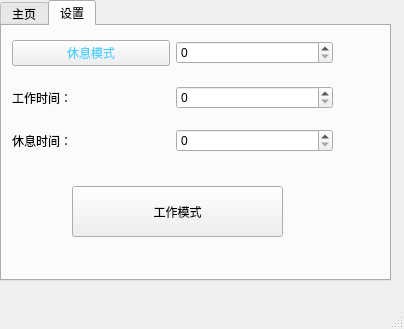
<?xml version="1.0" encoding="UTF-8"?>
<ui version="4.0">
 <class>MainWindow</class>
 <widget class="QMainWindow" name="MainWindow">
  <property name="geometry">
   <rect>
    <x>0</x>
    <y>0</y>
    <width>404</width>
    <height>329</height>
   </rect>
  </property>
  <property name="windowTitle">
   <string>TmtAram</string>
  </property>
  <widget class="QWidget" name="centralwidget">
   <widget class="QTabWidget" name="tabWidget">
    <property name="geometry">
     <rect>
      <x>0</x>
      <y>0</y>
      <width>391</width>
      <height>281</height>
     </rect>
    </property>
    <property name="currentIndex">
     <number>1</number>
    </property>
    <widget class="QWidget" name="tab">
     <attribute name="title">
      <string>主页</string>
     </attribute>
     <widget class="QWidget" name="gridLayoutWidget">
      <property name="geometry">
       <rect>
        <x>0</x>
        <y>0</y>
        <width>331</width>
        <height>181</height>
       </rect>
      </property>
      <layout class="QGridLayout" name="gridLayout">
       <item row="0" column="0">
        <widget class="QLabel" name="showtime">
         <property name="styleSheet">
          <string notr="true">font: 18pt &quot;Microsoft YaHei UI&quot;;
font: 36pt &quot;Microsoft YaHei UI&quot;;</string>
         </property>
         <property name="text">
          <string>TextLabel</string>
         </property>
        </widget>
       </item>
       <item row="0" column="1">
        <widget class="QSpinBox" name="cintime"/>
       </item>
       <item row="1" column="1">
        <widget class="QPushButton" name="StartButton">
         <property name="text">
          <string>开始</string>
         </property>
        </widget>
       </item>
      </layout>
     </widget>
    </widget>
    <widget class="QWidget" name="tab_2">
     <attribute name="title">
      <string>设置</string>
     </attribute>
     <widget class="QWidget" name="gridLayoutWidget_2">
      <property name="geometry">
       <rect>
        <x>10</x>
        <y>0</y>
        <width>321</width>
        <height>141</height>
       </rect>
      </property>
      <layout class="QGridLayout" name="gridLayout_2">
       <item row="0" column="1">
        <widget class="QSpinBox" name="Blacktime"/>
       </item>
       <item row="0" column="0">
        <widget class="QPushButton" name="fullscreenCountdownButton">
         <property name="styleSheet">
          <string notr="true">font: 28pt &quot;Microsoft YaHei UI&quot;;
color:rgb(80, 208, 255)</string>
         </property>
         <property name="text">
          <string>休息模式</string>
         </property>
        </widget>
       </item>
       <item row="2" column="1">
        <widget class="QSpinBox" name="starttumer"/>
       </item>
       <item row="3" column="1">
        <widget class="QSpinBox" name="relaxtime"/>
       </item>
       <item row="2" column="0">
        <widget class="QLabel" name="label">
         <property name="text">
          <string>工作时间：</string>
         </property>
        </widget>
       </item>
       <item row="3" column="0">
        <widget class="QLabel" name="label_2">
         <property name="text">
          <string>休息时间：</string>
         </property>
        </widget>
       </item>
      </layout>
     </widget>
     <widget class="QPushButton" name="startTimerButton">
      <property name="geometry">
       <rect>
        <x>70</x>
        <y>160</y>
        <width>211</width>
        <height>51</height>
       </rect>
      </property>
      <property name="styleSheet">
       <string notr="true">font: 700 22pt &quot;Microsoft YaHei UI&quot;;</string>
      </property>
      <property name="text">
       <string>工作模式</string>
      </property>
     </widget>
    </widget>
   </widget>
  </widget>
  <widget class="QMenuBar" name="menubar">
   <property name="geometry">
    <rect>
     <x>0</x>
     <y>0</y>
     <width>404</width>
     <height>21</height>
    </rect>
   </property>
  </widget>
  <widget class="QStatusBar" name="statusbar"/>
 </widget>
 <resources/>
 <connections/>
</ui>
